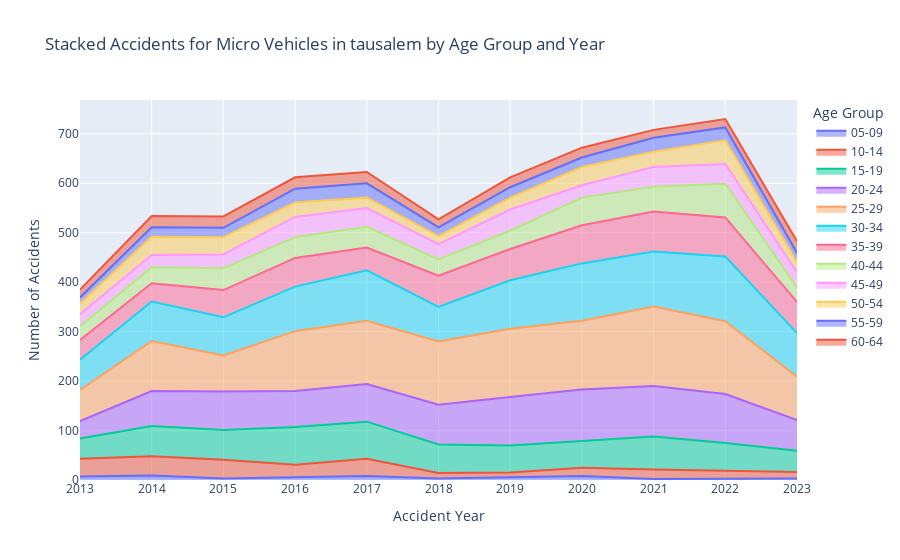

The notebook cell this image was saved under:
### Markdown cell above
### Tel Aviv

### Code cell
# filtering for: no unknown ages (99), micro vehicle
imh_ta_gb_age_year = imh_ta[(imh_ta.age_group > 1) & (imh_ta.age_group < 14) & (imh_ta.involve_vehicle_type.isin(micro_vehicle))].copy()
imh_ta_gb_age_year = imh_ta_gb_age_year.groupby(['accident_year', 'age_group_hebrew']).size().reset_index(name='count')

# Pivot the data for the stacked bar chart, filling any NaNs with 0
imh_ta_pivot = imh_ta_gb_age_year.pivot(index='accident_year', columns='age_group_hebrew', values='count').fillna(0)

# Sort the columns in ascending order to ensure the youngest age groups are at the bottom of the stack
imh_ta_pivot = imh_ta_pivot.sort_index(axis=1, ascending=True)

# Create the stacked bar chart
fig = px.area(
    imh_ta_pivot,
    title='Stacked Accidents for Micro Vehicles in tausalem by Age Group and Year',
    labels={'value': 'Number of Accidents', 'variable': 'Age Group', 'accident_year': 'Accident Year'}
)

# Update the layout to stack the bars
fig.update_layout(
    barmode='stack',
    xaxis_title='Accident Year',
    yaxis_title='Number of Accidents',
    legend_title='Age Group',
    xaxis=dict(type='category')
)

# Show the plot
fig.show()

### Figure 1 — Plotly figure (JSON) as saved in the notebook; plotly's stock layout.template omitted (floating-point values rounded to 4 significant figures)
{"data": [{"fillpattern": {"shape": ""}, "hovertemplate": "age_group_hebrew=05-09<br>Accident Year=%{x}<br>Number of Accidents=%{y}<extra></extra>", "legendgroup": "05-09", "line": {"color": "#636efa"}, "marker": {"symbol": "circle"}, "mode": "lines", "name": "05-09", "orientation": "v", "showlegend": true, "stackgroup": "1", "type": "scatter", "x": [2013, 2014, 2015, 2016, 2017, 2018, 2019, 2020, 2021, 2022, 2023], "xaxis": "x", "y": [7, 9, 3, 6, 8, 3, 6, 8, 2, 3, 3], "yaxis": "y"}, {"fillpattern": {"shape": ""}, "hovertemplate": "age_group_hebrew=10-14<br>Accident Year=%{x}<br>Number of Accidents=%{y}<extra></extra>", "legendgroup": "10-14", "line": {"color": "#EF553B"}, "marker": {"symbol": "circle"}, "mode": "lines", "name": "10-14", "orientation": "v", "showlegend": true, "stackgroup": "1", "type": "scatter", "x": [2013, 2014, 2015, 2016, 2017, 2018, 2019, 2020, 2021, 2022, 2023], "xaxis": "x", "y": [36, 39, 38, 25, 35, 11, 9, 17, 19, 15, 13], "yaxis": "y"}, {"fillpattern": {"shape": ""}, "hovertemplate": "age_group_hebrew=15-19<br>Accident Year=%{x}<br>Number of Accidents=%{y}<extra></extra>", "legendgroup": "15-19", "line": {"color": "#00cc96"}, "marker": {"symbol": "circle"}, "mode": "lines", "name": "15-19", "orientation": "v", "showlegend": true, "stackgroup": "1", "type": "scatter", "x": [2013, 2014, 2015, 2016, 2017, 2018, 2019, 2020, 2021, 2022, 2023], "xaxis": "x", "y": [41, 61, 60, 76, 75, 58, 55, 54, 67, 57, 43], "yaxis": "y"}, {"fillpattern": {"shape": ""}, "hovertemplate": "age_group_hebrew=20-24<br>Accident Year=%{x}<br>Number of Accidents=%{y}<extra></extra>", "legendgroup": "20-24", "line": {"color": "#ab63fa"}, "marker": {"symbol": "circle"}, "mode": "lines", "name": "20-24", "orientation": "v", "showlegend": true, "stackgroup": "1", "type": "scatter", "x": [2013, 2014, 2015, 2016, 2017, 2018, 2019, 2020, 2021, 2022, 2023], "xaxis": "x", "y": [35, 71, 78, 73, 76, 80, 98, 104, 102, 99, 62], "yaxis": "y"}, {"fillpattern": {"shape": ""}, "hovertemplate": "age_group_hebrew=25-29<br>Accident Year=%{x}<br>Number of Accidents=%{y}<extra></extra>", "legendgroup": "25-29", "line": {"color": "#FFA15A"}, "marker": {"symbol": "circle"}, "mode": "lines", "name": "25-29", "orientation": "v", "showlegend": true, "stackgroup": "1", "type": "scatter", "x": [2013, 2014, 2015, 2016, 2017, 2018, 2019, 2020, 2021, 2022, 2023], "xaxis": "x", "y": [63, 101, 73, 121, 128, 128, 138, 139, 161, 147, 88], "yaxis": "y"}, {"fillpattern": {"shape": ""}, "hovertemplate": "age_group_hebrew=30-34<br>Accident Year=%{x}<br>Number of Accidents=%{y}<extra></extra>", "legendgroup": "30-34", "line": {"color": "#19d3f3"}, "marker": {"symbol": "circle"}, "mode": "lines", "name": "30-34", "orientation": "v", "showlegend": true, "stackgroup": "1", "type": "scatter", "x": [2013, 2014, 2015, 2016, 2017, 2018, 2019, 2020, 2021, 2022, 2023], "xaxis": "x", "y": [61, 80, 77, 90, 102, 70, 98, 116, 111, 131, 88], "yaxis": "y"}, {"fillpattern": {"shape": ""}, "hovertemplate": "age_group_hebrew=35-39<br>Accident Year=%{x}<br>Number of Accidents=%{y}<extra></extra>", "legendgroup": "35-39", "line": {"color": "#FF6692"}, "marker": {"symbol": "circle"}, "mode": "lines", "name": "35-39", "orientation": "v", "showlegend": true, "stackgroup": "1", "type": "scatter", "x": [2013, 2014, 2015, 2016, 2017, 2018, 2019, 2020, 2021, 2022, 2023], "xaxis": "x", "y": [40, 37, 55, 58, 46, 63, 63, 77, 81, 79, 63], "yaxis": "y"}, {"fillpattern": {"shape": ""}, "hovertemplate": "age_group_hebrew=40-44<br>Accident Year=%{x}<br>Number of Accidents=%{y}<extra></extra>", "legendgroup": "40-44", "line": {"color": "#B6E880"}, "marker": {"symbol": "circle"}, "mode": "lines", "name": "40-44", "orientation": "v", "showlegend": true, "stackgroup": "1", "type": "scatter", "x": [2013, 2014, 2015, 2016, 2017, 2018, 2019, 2020, 2021, 2022, 2023], "xaxis": "x", "y": [28, 32, 44, 42, 42, 33, 37, 56, 50, 68, 29], "yaxis": "y"}, {"fillpattern": {"shape": ""}, "hovertemplate": "age_group_hebrew=45-49<br>Accident Year=%{x}<br>Number of Accidents=%{y}<extra></extra>", "legendgroup": "45-49", "line": {"color": "#FF97FF"}, "marker": {"symbol": "circle"}, "mode": "lines", "name": "45-49", "orientation": "v", "showlegend": true, "stackgroup": "1", "type": "scatter", "x": [2013, 2014, 2015, 2016, 2017, 2018, 2019, 2020, 2021, 2022, 2023], "xaxis": "x", "y": [24, 25, 28, 41, 38, 31, 43, 25, 40, 40, 31], "yaxis": "y"}, {"fillpattern": {"shape": ""}, "hovertemplate": "age_group_hebrew=50-54<br>Accident Year=%{x}<br>Number of Accidents=%{y}<extra></extra>", "legendgroup": "50-54", "line": {"color": "#FECB52"}, "marker": {"symbol": "circle"}, "mode": "lines", "name": "50-54", "orientation": "v", "showlegend": true, "stackgroup": "1", "type": "scatter", "x": [2013, 2014, 2015, 2016, 2017, 2018, 2019, 2020, 2021, 2022, 2023], "xaxis": "x", "y": [22, 37, 35, 29, 21, 16, 24, 37, 31, 48, 21], "yaxis": "y"}, {"fillpattern": {"shape": ""}, "hovertemplate": "age_group_hebrew=55-59<br>Accident Year=%{x}<br>Number of Accidents=%{y}<extra></extra>", "legendgroup": "55-59", "line": {"color": "#636efa"}, "marker": {"symbol": "circle"}, "mode": "lines", "name": "55-59", "orientation": "v", "showlegend": true, "stackgroup": "1", "type": "scatter", "x": [2013, 2014, 2015, 2016, 2017, 2018, 2019, 2020, 2021, 2022, 2023], "xaxis": "x", "y": [12, 19, 19, 28, 29, 18, 21, 19, 28, 26, 18], "yaxis": "y"}, {"fillpattern": {"shape": ""}, "hovertemplate": "age_group_hebrew=60-64<br>Accident Year=%{x}<br>Number of Accidents=%{y}<extra></extra>", "legendgroup": "60-64", "line": {"color": "#EF553B"}, "marker": {"symbol": "circle"}, "mode": "lines", "name": "60-64", "orientation": "v", "showlegend": true, "stackgroup": "1", "type": "scatter", "x": [2013, 2014, 2015, 2016, 2017, 2018, 2019, 2020, 2021, 2022, 2023], "xaxis": "x", "y": [16, 23, 23, 23, 23, 16, 20, 20, 16, 17, 24], "yaxis": "y"}], "layout": {"barmode": "stack", "legend": {"title": {"text": "Age Group"}, "tracegroupgap": 0}, "title": {"text": "Stacked Accidents for Micro Vehicles in tausalem by Age Group and Year"}, "xaxis": {"anchor": "y", "domain": [0, 1], "title": {"text": "Accident Year"}, "type": "category"}, "yaxis": {"anchor": "x", "domain": [0, 1], "title": {"text": "Number of Accidents"}}}}
